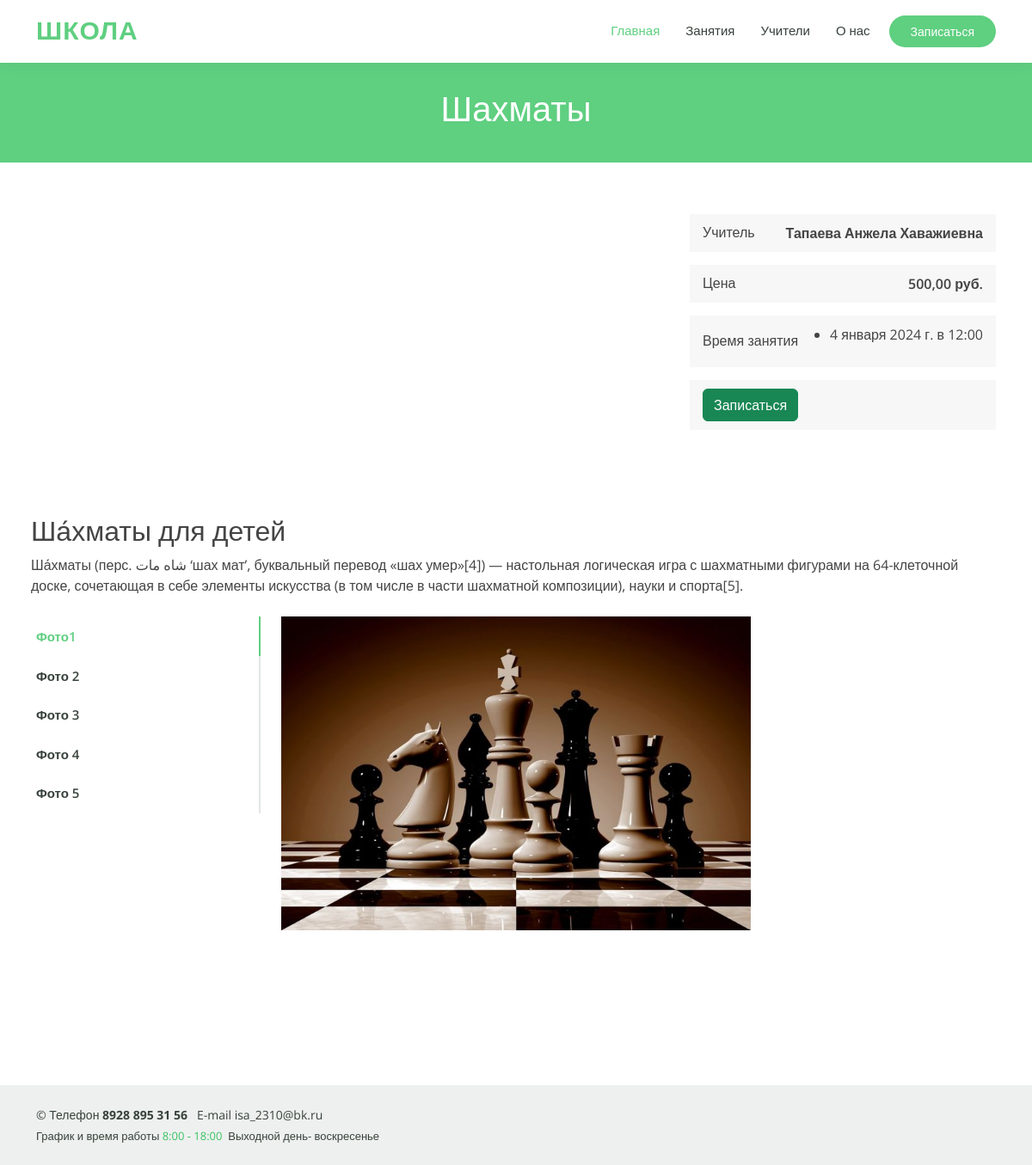
Page /course_details/3/ on the committed database.
### school/models.py (models this page shows, shortened)
class Activity(models.Model):
    teacher = models.ForeignKey(Teacher, on_delete=models.CASCADE,  verbose_name='преподаватель')
    name = models.CharField(max_length=100, verbose_name='Название занятия')
    description = models.TextField(verbose_name='Информация')
    zanyat = models.ForeignKey(Zanyatie, on_delete=models.CASCADE, blank=True, null=True,  verbose_name='Какое занятие ?')
    price = models.DecimalField(max_digits=10, blank=True, null=True, decimal_places=2, verbose_name='Цена занятия')
    img_main = models.ImageField(upload_to='img', blank=False, verbose_name='Главная картина')
    img_1 = models.ImageField(upload_to='img', blank=True, null=True, verbose_name='Дополнительная картина')
    img_2 = models.ImageField(upload_to='img', blank=True, null=True, verbose_name='Дополнительная картина')
    img_3 = models.ImageField(upload_to='img', blank=True, null=True, verbose_name='Дополнительная картина')
    img_4 = models.ImageField(upload_to='img', blank=True, null=True, verbose_name='Дополнительная картина')
    img_5 = models.ImageField(upload_to='img', blank=True, null=True, verbose_name='Дополнительная картина')
    date_created = models.DateTimeField(auto_now_add=True)
    class Meta:
        verbose_name_plural = 'Занятия'

class Zanyatie(models.Model):
    name = models.CharField(max_length=100, verbose_name='занятие')
    date_created = models.DateTimeField(auto_now_add=True)
    class Meta:
        verbose_name_plural = 'Вид занятии'
    def __str__(self):
        return f"{self.name}"

class Teacher(models.Model):
    name = models.CharField(max_length=100, verbose_name='преподаватель')
    name_prof = models.CharField(max_length=100, verbose_name='профессия')
    tel = models.CharField(max_length=60, blank=True, null=True, verbose_name='телефон')
    description = models.TextField(blank=True, verbose_name='Информация')
    img_main = models.ImageField(upload_to='img', blank=False, verbose_name='Фото')
    date_created = models.DateTimeField(auto_now_add=True)
    class Meta:
        verbose_name_plural = 'преподаватель'
    def __str__(self):
        return f"{self.name}"

class Schedule(models.Model):
    activity = models.ForeignKey(Activity, on_delete=models.CASCADE)
    date = models.DateField()
    time = models.TimeField()
    class Meta:
        verbose_name_plural = 'расписания занятий'

### school/views.py (the view)
# urls.py: path('course_details/<int:pk>/', views.CourseDetailView.as_view(), name='course_details'),
class CourseDetailView(DetailView):
    model = Activity
    template_name = 'school/course_details.html'
    def get_context_data(self, **kwargs):
        context = super().get_context_data(**kwargs)
        context['form'] = ReservationForm()
        activity = self.get_object()
        schedule = Schedule.objects.filter(activity=activity)
        context['schedule'] = schedule
        return context

### school/forms.py
class ReservationForm(forms.ModelForm):
    class Meta:
        model = Enrollment
        fields = ['date', 'time', 'comments']
        widgets = {
            'date': forms.DateInput(attrs={'type': 'date'}),
            'time': forms.TimeInput(attrs={'type': 'time'}),
        }

### school/templates/school/course_details.html (shortened to what this page needs)
{% extends 'school/base.html' %}
{% load static %}
{% load bootstrap4 %}
{% block content %}
  <main id="main">
    <div class="breadcrumbs" data-aos="fade-in">
      <div class="container">
        <h1>{{ activity.zanyat }}</h1>
      </div>
    </div>
    <section id="course-details" class="course-details">
      <div class="container" data-aos="fade-up">
        <div class="row">
          <div class="col-lg-8">
          </div>
          <div class="col-lg-4">
            <div class="course-info d-flex justify-content-between align-items-center">
              <h5>Учитель</h5>
              <p>
                <span>{{ activity.teacher }}</span>
              </p>
            </div>
            <div class="course-info d-flex justify-content-between align-items-center">
              <h5>Цена</h5>
              <p>{{ activity.price }} руб.</p>
            </div>
            <div class="course-info d-flex justify-content-between align-items-center">
              <h5>Время занятия</h5>
              <ul>
                {% for item in schedule %}
                  <li>{{ item.date }} в {{ item.time }}</li>
                {% endfor %}
              </ul>
            </div>
            <div class="course-info d-flex justify-content-between align-items-center">
              <input type="submit" class="btn btn-success" value="Записаться" id="openModalBtn">
            </div>
          </div>
        </div>
      </div>
    </section>
    <div class="container m-4">
      <h2>{{ activity.name }}</h2>
      <p>{{ activity.description }}</p>
    </div>
    <section id="cource-details-tabs" class="cource-details-tabs">
      <div class="container" data-aos="fade-up">
        <div class="row">
          <div class="col-lg-3">
            <ul class="nav nav-tabs flex-column">
              <li class="nav-item">
                <a class="nav-link active show" data-bs-toggle="tab" href="#tab-1">Фото1 </a>
              </li>
              <li class="nav-item">
                <a class="nav-link" data-bs-toggle="tab" href="#tab-2">Фото 2</a>
              </li>
              <li class="nav-item">
                <a class="nav-link" data-bs-toggle="tab" href="#tab-3">Фото 3</a>
              </li>
              <li class="nav-item">
                <a class="nav-link" data-bs-toggle="tab" href="#tab-4">Фото 4</a>
              </li>
              <li class="nav-item">
                <a class="nav-link" data-bs-toggle="tab" href="#tab-5">Фото 5</a>
              </li>
            </ul>
          </div>
          <div class="col-lg-9 mt-4 mt-lg-0">
            <div class="tab-content">
              <div class="tab-pane active show" id="tab-1">
                <div class="row">
                  <div class="col-lg-8 details order-2 order-lg-1">
                    {% if activity.img_1 %}
                      <img src="{{ activity.img_1.url }}" class="img-fluid" alt="">
                    {% endif %}
                  </div>
                  <div class="col-lg-4 text-center order-1 order-lg-2">
                  </div>
                </div>
              </div>
            </div>
          </div>
        </div>
      </div>
    </section>
  </main>
{% endblock content %}

### static/css/style.css (style rules this page uses)
body { font-family: "Open Sans", sans-serif; color: #444444; }
a { color: #5fcf80; text-decoration: none; }
h1, h2, h3, h4, h5, h6 { font-family: "Raleway", sans-serif; }
section { padding: 60px 0; overflow: hidden; }
.breadcrumbs { margin-top: 73px; text-align: center; background: #5fcf80; padding: 30px 0; color: #fff; }
.course-details .course-info { background: #f6f7f6; padding: 10px 15px; margin-bottom: 15px; }
.course-details .course-info h5 { font-weight: 400; font-size: 16px; margin: 0; font-family: "Poppins", sans-serif; }
.course-details .course-info p { margin: 0; font-weight: 600; }
.cource-details-tabs { overflow: hidden; padding-top: 0; }
.cource-details-tabs .nav-tabs { border: 0; }
.cource-details-tabs .nav-link { border: 0; padding: 12px 15px 12px 0; transition: 0.3s; color: #37423b; border-radius: 0; border-right: 2px solid #e2e7e4; font-weight: 600; font-size: 15px; }
.cource-details-tabs .nav-link.active { color: #5fcf80; border-color: #5fcf80; }
.cource-details-tabs .tab-pane.active { animation: fadeIn 0.5s ease-out; }

### rows in the picture
Activity: zanyat "Шахматы", teacher "Тапаева Анжела Хаважиевна", price "500,00", name "Ша́хматы для детей", description "Ша́хматы (перс. شاه مات ‘шах мат’, буквальный перевод «шах умер»[4]) — настольная логическая игра с шахматными фигурами на 64-клеточной доске, сочетающая в себе элементы искусства (в том числе в части шахматной композиции), науки и спорта[5].", img_1 (picture)
Schedule: date "4 января 2024 г.", time "12:00"
